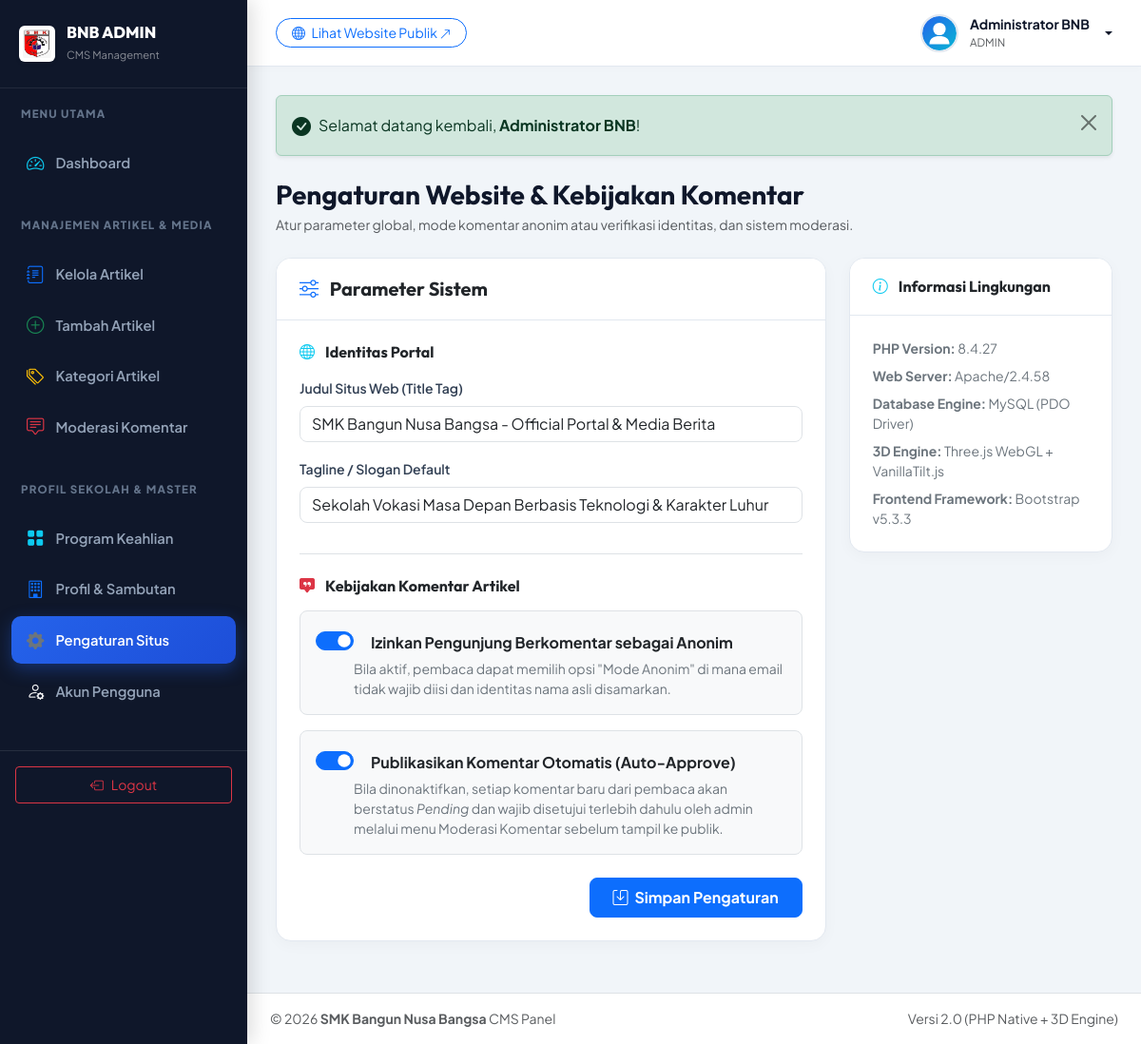
The app's page /admin/pengaturan.php (signed in) with its own data.
### tables this page shows
CREATE TABLE IF NOT EXISTS `users` (
  `id` INT AUTO_INCREMENT PRIMARY KEY,
  `username` VARCHAR(50) NOT NULL UNIQUE,
  `password` VARCHAR(255) NOT NULL,
  `nama_lengkap` VARCHAR(100) NOT NULL,
  `email` VARCHAR(100) NOT NULL,
  `role` ENUM('admin', 'editor') DEFAULT 'admin',
  `foto` VARCHAR(255) DEFAULT 'default-avatar.png',
  `created_at` DATETIME DEFAULT CURRENT_TIMESTAMP
);

CREATE TABLE IF NOT EXISTS `site_settings` (
  `id` INT AUTO_INCREMENT PRIMARY KEY,
  `setting_key` VARCHAR(100) NOT NULL UNIQUE,
  `setting_value` TEXT NULL
);

CREATE TABLE IF NOT EXISTS `school_profile` (
  `id` INT AUTO_INCREMENT PRIMARY KEY,
  `nama_sekolah` VARCHAR(150) NOT NULL DEFAULT 'SMK Bangun Nusa Bangsa',
  `slogan` VARCHAR(255) NOT NULL DEFAULT 'Mencetak Generasi Unggul, Terampil, Berkarakter & Siap Kerja',
  `sambutan_kepsek` TEXT NOT NULL,
  `nama_kepsek` VARCHAR(100) NOT NULL DEFAULT 'Drs. H. Mulyadi, M.Kom',
  `foto_kepsek` VARCHAR(255) DEFAULT 'kepsek.jpg',
  `sejarah` LONGTEXT NOT NULL,
  `visi` TEXT NOT NULL,
  `misi` TEXT NOT NULL,
  `alamat` TEXT NOT NULL,
  `email` VARCHAR(100) NOT NULL,
  `telepon` VARCHAR(50) NOT NULL,
  `whatsapp` VARCHAR(50) NOT NULL,
  `maps_embed` TEXT NULL,
  `facebook` VARCHAR(255) NULL,
  `instagram` VARCHAR(255) NULL,
  `youtube` VARCHAR(255) NULL
);

### admin/pengaturan.php (the view, shortened to what this page needs)
<?php
require_once __DIR__ . '/includes/header.php';
$siteTitle = getSiteSetting('site_title', 'SMK Bangun Nusa Bangsa - Official Portal');
$siteTagline = getSiteSetting('site_tagline', 'Mencetak Generasi Unggul & Siap Kerja');
$allowAnonymous = getSiteSetting('allow_anonymous_comments', '1');
$autoApprove = getSiteSetting('auto_approve_comments', '1');
?>
<div class="d-flex justify-content-between align-items-center mb-4">
  <div>
    <h3 class="fw-bold mb-1">Pengaturan Website &amp; Kebijakan Komentar</h3>
    <p class="text-muted small mb-0">Atur parameter global, mode komentar anonim atau verifikasi identitas, dan sistem moderasi.</p>
  </div>
</div>
<div class="row g-4">
  <div class="col-lg-8">
    <div class="admin-card">
      <div class="admin-card-header">
        <h5 class="fw-bold mb-0 text-dark"><i class="bi bi-sliders text-primary me-2"></i> Parameter Sistem</h5>
      </div>
      <div class="admin-card-body">
        <form action="<?= $baseUrl ?>/admin/pengaturan.php" method="POST">
          <div class="mb-4 pb-3 border-bottom">
            <h6 class="fw-bold text-dark mb-3"><i class="bi bi-globe me-2 text-info"></i> Identitas Portal</h6>
            <div class="mb-3">
              <label class="form-label fw-semibold small">Judul Situs Web (Title Tag)</label>
              <input type="text" name="site_title" class="form-control rounded-3" value="<?= htmlspecialchars($siteTitle) ?>" required>
            </div>
            <div class="mb-3">
              <label class="form-label fw-semibold small">Tagline / Slogan Default</label>
              <input type="text" name="site_tagline" class="form-control rounded-3" value="<?= htmlspecialchars($siteTagline) ?>">
            </div>
          </div>
          <div class="mb-4">
            <h6 class="fw-bold text-dark mb-3"><i class="bi bi-chat-square-quote-fill me-2 text-danger"></i> Kebijakan Komentar Artikel</h6>
            <div class="p-3 bg-light rounded-3 mb-3 border">
              <div class="form-check form-switch fs-5">
                <input class="form-check-input" type="checkbox" role="switch" id="allow_anonymous_comments" name="allow_anonymous_comments" value="1" <?= $allowAnonymous === '1' ? 'checked' : '' ?>>
                <label class="form-check-label fw-bold small ms-2 text-dark" for="allow_anonymous_comments" style="font-size: 1rem;">
                  Izinkan Pengunjung Berkomentar sebagai Anonim
                </label>
              </div>
              <small class="text-secondary d-block mt-1 ps-4 ms-3">
                Bila aktif, pembaca dapat memilih opsi "Mode Anonim" di mana email tidak wajib diisi dan identitas nama asli disamarkan.
              </small>
            </div>
            <div class="p-3 bg-light rounded-3 mb-3 border">
              <div class="form-check form-switch fs-5">
                <input class="form-check-input" type="checkbox" role="switch" id="auto_approve_comments" name="auto_approve_comments" value="1" <?= $autoApprove === '1' ? 'checked' : '' ?>>
                <label class="form-check-label fw-bold small ms-2 text-dark" for="auto_approve_comments" style="font-size: 1rem;">
                  Publikasikan Komentar Otomatis (Auto-Approve)
                </label>
              </div>
              <small class="text-secondary d-block mt-1 ps-4 ms-3">
                Bila dinonaktifkan, setiap komentar baru dari pembaca akan berstatus <em>Pending</em> dan wajib disetujui terlebih dahulu oleh admin melalui menu Moderasi Komentar sebelum tampil ke publik.
              </small>
            </div>
          </div>
          <div class="d-flex justify-content-end">
            <button type="submit" class="btn btn-primary px-4 py-2 rounded-3 fw-bold">
              <i class="bi bi-save me-1"></i> Simpan Pengaturan
            </button>
          </div>
        </form>
      </div>
    </div>
  </div>
  <div class="col-lg-4">
    <div class="admin-card mb-4">
      <div class="admin-card-header">
        <h6 class="fw-bold mb-0 text-dark"><i class="bi bi-info-circle text-info me-2"></i> Informasi Lingkungan</h6>
      </div>
      <div class="admin-card-body small">
        <ul class="list-unstyled mb-0 d-flex flex-column gap-2 text-secondary">
          <li><strong>PHP Version:</strong> <?= phpversion() ?></li>
          <li><strong>Web Server:</strong> <?= htmlspecialchars($_SERVER['SERVER_SOFTWARE'] ?? 'Apache') ?></li>
          <li><strong>Database Engine:</strong> MySQL (PDO Driver)</li>
          <li><strong>3D Engine:</strong> Three.js WebGL + VanillaTilt.js</li>
          <li><strong>Frontend Framework:</strong> Bootstrap v5.3.3</li>
        </ul>
      </div>
    </div>
  </div>
</div>
<?php require_once __DIR__ . '/includes/footer.php'; ?>

### admin/includes/header.php (shortened to what this page needs)
<?php
require_once __DIR__ . '/../../config/functions.php';
$user = getAuthUser();
$school = getSchoolProfile();
$baseUrl = getBaseUrl();
$currentAdminPage = basename($_SERVER['PHP_SELF'], '.php');
?>
<!DOCTYPE html>
<html lang="id">
<head>
  <link href="https://cdn.jsdelivr.net/npm/bootstrap@5.3.3/dist/css/bootstrap.min.css" rel="stylesheet">
  <link rel="stylesheet" href="https://cdn.jsdelivr.net/npm/bootstrap-icons@1.11.3/font/bootstrap-icons.min.css">
  <link href="https://cdn.jsdelivr.net/npm/quill@2.0.2/dist/quill.snow.css" rel="stylesheet">
  <link rel="stylesheet" href="<?= $baseUrl ?>/assets/css/admin.css">
</head>
<body class="admin-body">
  <aside class="admin-sidebar">
    <a href="<?= $baseUrl ?>/admin/index.php" class="sidebar-brand">
      <img src="<?= $baseUrl ?>/assets/images/logo-smk.jpg" alt="Logo SMK" style="width: 38px; height: 38px; object-fit: contain;" class="rounded-2 p-1 bg-white shadow-sm">
      <div>
        <div style="font-family: 'Outfit'; font-weight: 800; font-size: 1.05rem; line-height: 1.2;">BNB ADMIN</div>
        <small class="text-white-50" style="font-size: 0.7rem;">CMS Management</small>
      </div>
    </a>
    <div class="sidebar-heading">Menu Utama</div>
    <ul class="sidebar-nav">
      <li class="nav-item">
        <a href="<?= $baseUrl ?>/admin/index.php" class="nav-link <?= $currentAdminPage === 'index' ? 'active' : '' ?>">
          <i class="bi bi-speedometer2 text-info"></i>
          <span>Dashboard</span>
        </a>
      </li>
    </ul>
    <div class="sidebar-heading">Manajemen Artikel &amp; Media</div>
    <ul class="sidebar-nav">
      <li class="nav-item">
        <a href="<?= $baseUrl ?>/admin/artikel.php" class="nav-link <?= in_array($currentAdminPage, ['artikel', 'artikel-edit']) ? 'active' : '' ?>">
          <i class="bi bi-journal-text text-primary"></i>
          <span>Kelola Artikel</span>
        </a>
      </li>
      <li class="nav-item">
        <a href="<?= $baseUrl ?>/admin/artikel-tambah.php" class="nav-link <?= $currentAdminPage === 'artikel-tambah' ? 'active' : '' ?>">
          <i class="bi bi-plus-circle text-success"></i>
          <span>Tambah Artikel</span>
        </a>
      </li>
      <li class="nav-item">
        <a href="<?= $baseUrl ?>/admin/kategori.php" class="nav-link <?= $currentAdminPage === 'kategori' ? 'active' : '' ?>">
          <i class="bi bi-tags text-warning"></i>
          <span>Kategori Artikel</span>
        </a>
      </li>
      <li class="nav-item">
        <a href="<?= $baseUrl ?>/admin/komentar.php" class="nav-link <?= $currentAdminPage === 'komentar' ? 'active' : '' ?>">
          <i class="bi bi-chat-square-text text-danger"></i>
          <span>Moderasi Komentar</span>
        </a>
      </li>
    </ul>
    <div class="sidebar-heading">Profil Sekolah &amp; Master</div>
    <ul class="sidebar-nav">
      <li class="nav-item">
        <a href="<?= $baseUrl ?>/admin/jurusan.php" class="nav-link <?= $currentAdminPage === 'jurusan' ? 'active' : '' ?>">
          <i class="bi bi-grid-fill text-info"></i>
          <span>Program Keahlian</span>
        </a>
      </li>
      <li class="nav-item">
        <a href="<?= $baseUrl ?>/admin/profil-sekolah.php" class="nav-link <?= $currentAdminPage === 'profil-sekolah' ? 'active' : '' ?>">
          <i class="bi bi-building text-primary"></i>
          <span>Profil &amp; Sambutan</span>
        </a>
      </li>
      <li class="nav-item">
        <a href="<?= $baseUrl ?>/admin/pengaturan.php" class="nav-link <?= $currentAdminPage === 'pengaturan' ? 'active' : '' ?>">
          <i class="bi bi-gear-fill text-secondary"></i>
          <span>Pengaturan Situs</span>
        </a>
      </li>
      <li class="nav-item">
        <a href="<?= $baseUrl ?>/admin/users.php" class="nav-link <?= $currentAdminPage === 'users' ? 'active' : '' ?>">
          <i class="bi bi-person-gear text-light"></i>
          <span>Akun Pengguna</span>
        </a>
      </li>
    </ul>
    <div class="p-3 mt-4 border-top border-secondary border-opacity-25">
      <a href="<?= $baseUrl ?>/logout.php" class="btn btn-outline-danger btn-sm w-100 py-2 d-flex align-items-center justify-content-center gap-2">
        <i class="bi bi-box-arrow-left"></i> Logout
      </a>
    </div>
  </aside>
  <div class="admin-main">
    <header class="admin-topbar">
      <div class="d-flex align-items-center gap-3">
        <a href="<?= $baseUrl ?>/index.php" target="_blank" class="btn btn-sm btn-outline-primary rounded-pill px-3">
          <i class="bi bi-globe me-1"></i> Lihat Website Publik <i class="bi bi-arrow-up-right small"></i>
        </a>
      </div>
      <div class="d-flex align-items-center gap-3">
        <div class="dropdown">
          <a href="#" class="admin-user-menu dropdown-toggle" data-bs-toggle="dropdown" aria-expanded="false">
            <img src="<?= getImageUrl($user['foto'] ?? 'admin.png', 'default-avatar.svg') ?>" alt="Admin" class="admin-avatar">
            <div class="d-none d-md-block text-start">
              <div class="fw-bold small"><?= htmlspecialchars($user['nama_lengkap']) ?></div>
              <div class="text-muted" style="font-size: 0.72rem; text-transform: uppercase;"><?= htmlspecialchars($user['role']) ?></div>
            </div>
          </a>
        </div>
      </div>
    </header>
    <main class="admin-content">

### admin/includes/footer.php (shortened to what this page needs)
    </main>
    <footer class="py-3 px-4 bg-white border-top text-muted small text-center text-md-start d-flex justify-content-between">
      <div>&copy; <?= date('Y') ?> <strong><?= htmlspecialchars($school['nama_sekolah']) ?></strong> CMS Panel</div>
      <div class="d-none d-md-block">Versi 2.0 (PHP Native + 3D Engine)</div>
    </footer>
  </div>
</body>
</html>

### assets/css/admin.css (style rules this page uses)
:root { --admin-sidebar-w: 260px; --admin-bg: #f1f5f9; --admin-dark: #0f172a; --admin-card: #ffffff; --admin-primary: #2563eb; --admin-secondary: #06b6d4; --admin-success: #10b981; --admin-warning: #f59e0b; --admin-danger: #ef4444; --admin-border: #e2e8f0; }
body.admin-body { font-family: 'Plus Jakarta Sans', sans-serif; background-color: var(--admin-bg); color: #334155; overflow-x: hidden; }
h1, h2, h3, h4, h5, h6 { font-family: 'Outfit', sans-serif; font-weight: 700; color: var(--admin-dark); }
.admin-sidebar { position: fixed; top: 0; left: 0; bottom: 0; width: var(--admin-sidebar-w); background: #0f172a; color: #94a3b8; z-index: 1000; overflow-y: auto; transition: all 0.3s cubic-bezier(0.16, 1, 0.3, 1); box-shadow: 4px 0 20px rgba(0, 0, 0, 0.15); }
.sidebar-brand { padding: 24px 20px; display: flex; align-items: center; gap: 12px; border-bottom: 1px solid rgba(255, 255, 255, 0.08); color: #ffffff; text-decoration: none; }
.sidebar-heading { font-size: 0.72rem; font-weight: 800; letter-spacing: 0.1em; text-transform: uppercase; color: #64748b; padding: 18px 22px 8px; }
.sidebar-nav { list-style: none; padding: 10px 12px; margin: 0; }
.sidebar-nav .nav-item { margin-bottom: 4px; }
.sidebar-nav .nav-link { display: flex; align-items: center; gap: 12px; padding: 11px 16px; color: #94a3b8; font-weight: 600; font-size: 0.92rem; border-radius: 10px; transition: all 0.2s ease; text-decoration: none; }
.sidebar-nav .nav-link i { font-size: 1.15rem; }
.sidebar-nav .nav-link.active { background: linear-gradient(135deg, #2563eb, #1d4ed8); color: #ffffff; box-shadow: 0 6px 18px rgba(37, 99, 235, 0.35); }
.admin-main { margin-left: var(--admin-sidebar-w); min-height: 100vh; display: flex; flex-direction: column; transition: all 0.3s cubic-bezier(0.16, 1, 0.3, 1); }
.admin-topbar { height: 70px; background: #ffffff; border-bottom: 1px solid var(--admin-border); padding: 0 30px; display: flex; align-items: center; justify-content: space-between; box-shadow: 0 2px 10px rgba(0, 0, 0, 0.02); position: sticky; top: 0; z-index: 900; }
.admin-user-menu { display: flex; align-items: center; gap: 12px; text-decoration: none; color: var(--admin-dark); }
.admin-avatar { width: 40px; height: 40px; border-radius: 50%; object-fit: cover; border: 2px solid #e2e8f0; }
.admin-content { padding: 30px; flex-grow: 1; }
.admin-card { background: #ffffff; border-radius: 16px; border: 1px solid var(--admin-border); box-shadow: 0 4px 15px rgba(0, 0, 0, 0.03); margin-bottom: 24px; overflow: hidden; }
.admin-card-header { padding: 20px 24px; border-bottom: 1px solid var(--admin-border); display: flex; align-items: center; justify-content: space-between; background: #ffffff; }
.admin-card-body { padding: 24px; }

### records on screen
users: nama_lengkap "Administrator BNB", role "ADMIN"
site_settings: site_title "SMK Bangun Nusa Bangsa - Official Portal & Media Berita"
site_settings: site_tagline "Sekolah Vokasi Masa Depan Berbasis Teknologi & Karakter Luhur"
site_settings: setting_value "☑"
site_settings: setting_value "☑"
school_profile: nama_sekolah "SMK Bangun Nusa Bangsa"

### other values on screen
$message "Selamat datang kembali, Administrator BNB !"
phpversion() "8.4.27"
$_SERVER['SERVER_SOFTWARE'] "Apache/2.4.58"
